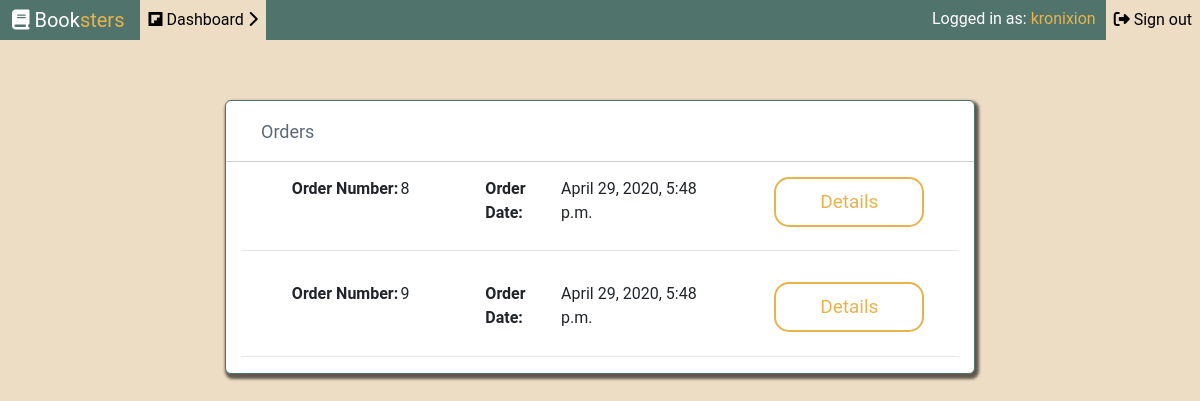
Screenshot of /orders/ (signed in) with the database file from the repository.
### purchases/models.py (models this page shows)
class Order(models.Model):
    books = models.ManyToManyField(Book)
    orderDate = models.DateTimeField(auto_now=True)
    user = models.ForeignKey(Account,on_delete = models.CASCADE,blank=True, null=True)
    totalSum = models.IntegerField(default=0)

### purchases/views.py (the view)
# urls.py: path('orders/',orders,name='orders'),
@login_required
def orders(request):
    account = Account.objects.get(id = request.user.id)
    order = account.shoppingCart.books.all()
    orders = Order.objects.filter(user=account)
    if request.method == "POST" and len(order)!=0:
        o = Order(user=account,totalSum=account.shoppingCart.sumOfBooks())
        o.save()
        for book in order:
            o.books.add(book)
        account.shoppingCart.books.clear()
        return render(request,'orders.html',{'orders':orders})
    else:
        return render(request,'orders.html',{'orders':orders})

### purchases/templates/orders.html
{%extends 'base.html'%}
{%load static%}
{%block title}{%endblock}
{%block additionalMetaData%}
<link rel="stylesheet" href="{%static 'css/orders.css'%}">
{%endblock%}
{%block body%}
<div class="container">
    <div class="row">
        <div class="col-lg-12">
            <h5>Orders</h5>
        </div>
    </div>
    {%if orders%}
    {%for order in orders%}
    <div class="row">
        <div class="col-lg-4 d-flex justify-content-center"><strong>Order Number: </strong> {{order.id}}</div>
        <div class="col-lg-4 d-flex justify-content-center"><strong>Order Date: </strong> {{order.orderDate}}</div>
        <div class="col-lg-4 d-flex justify-content-center"><a href="{% url 'detailedOrder' id=order.id %}"><button>Details</button></a></div>
    </div>
    <hr>
    {%endfor%}
    {%else%}
    <div class="row">
        <div class="col-lg-12">
            <h4>You haven't ordered anything...</h4>
        </div>
    </div>
    {%endif%}
</div>
{%endblock%}

### templates/base.html (shortened to what this page needs)
{% load static %}
<!DOCTYPE html>
<html lang="en">
    <head>
        <link rel="stylesheet" href="https://stackpath.bootstrapcdn.com/bootstrap/4.4.1/css/bootstrap.min.css">
        <link rel="stylesheet" href="{% static 'css/navbar.css' %}" type="text/css">
        {%block additionalMetaData%}{%endblock%}
    </head>
    <body>
        <nav class="navbar navbar-expand-lg sticky-top">
            <a class="navbar-brand" href="{%url 'landingPage'%}"><i class="fa fa-book" aria-hidden="true"></i> Book<span id="sters">sters</span></a>
            <div class="collapse navbar-collapse" id="navbarSupportedContent">
              <ul class="navbar-nav mr-auto">
                {% if user.is_authenticated %}
                <li class="nav-item">
                    <div class="dropdown">
                      <a href="{%url 'dashboard'%}" class="nav-link dropdown-btn"><i class="fab fa-flipboard"></i> Dashboard <i class="fas fa-chevron-right"></i></a>
                    </div>
                </li>
                {%endif%}
              </ul>
              <ul class="navbar-nav"  >
                  {% if user.is_authenticated %}
                  <li id="loggedIn">
                      <span>Logged in as: <span id="username">{{user.username}}</span></span>
                  </li>
                  <li class="nav-item">
                    <form action="{%url 'signOut'%}" method="POST">
                      <button type="Submit" class="signOut nav-link"><i class="fas fa-sign-out-alt"></i> Sign out</button>
                    </form>
                  </li>
                  {% endif %}
              </ul>
            </div>
          </nav>
        {%block body%}{%endblock%}
    </body>
</html>

### static/css/navbar.css (style rules this page uses)
.navbar-expand-lg { background: #50746C; padding: 0; }
.navbar-brand { color:white; padding-left: 1%; }
.nav-link { color: black; transition: 0.5s all; }
.nav-link { background-color: #EDDDC4; }
.dropdown .fa-chevron-right { transition: 0.5s all; }
.signOut { width:100%; height:100%; border:none; background-color: #EDDDC4; }
#sters { color: #E7B34D; }
#loggedIn { padding-top: 7px; margin-right:10px; }
#loggedIn span { text-align: center; color: white; text-align: center; }
#loggedIn span #username { color:#E7B34D; }

### static/css/orders.css (style rules this page uses)
html, body { width: 100%; height: 100%; margin: 0; background-color: #EDDDC4; font-family: 'Roboto', sans-serif; }
.container { width:750px; box-shadow: 2px 3px 3px 2px rgba(0,0,0,0.6); margin-top:5%; border: 1px solid #50746C; background-color: white; border-radius: 6px; }
h5 { height: 60px; margin:0; padding: 20px 20px; color: #5E6977; font-size: 18px; font-weight: 400; }
.row:first-of-type { border-bottom: 1px solid rgba(0,0,0,0.2); }
.col-lg-4 { margin-top:2%; margin-bottom:1%; padding: 0 10px; }
strong { margin-right: 1%; }
.container button { width:150px; height:50px; border-radius: 15px; background-color: transparent; border: 2px solid #E7B34D; color: #E7B34D; transition: 0.2s all; font-size: 19px; }

### rows the page displays
Order: id "8", orderDate "April 29, 2020, 5:48 p.m."
Order: id "9", orderDate "April 29, 2020, 5:48 p.m."

### other values shown
{{ user.username }} "kronixion"
